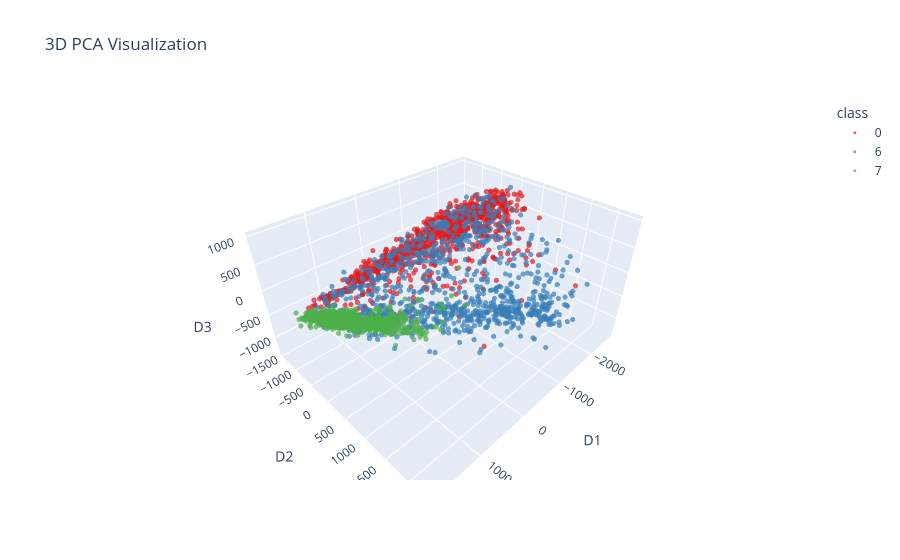

Here is the notebook cell this chart was saved with:
### Markdown cell above
## Use PCA for dimensionality Reduction and Plotting

### Code cell
pca_for_plot = PCA_custom(K=3)
pca_for_plot.fit(X_train)
x_train_for_plot = pca_for_plot.transform(X_train)

df = pd.DataFrame(x_train_for_plot, columns=['D1' , 'D2' , 'D3'])
df['class'] = Y_train.astype(str)

fig = px.scatter_3d(df,x='D1',y='D2',z='D3',color='class', color_discrete_sequence=px.colors.qualitative.Set1,title="3D PCA Visualization",opacity=0.7,size_max=3)
fig.update_traces(marker = dict(size=3))
fig.show()

### Figure 1 — Plotly figure (JSON) as saved in the notebook; plotly's stock layout.template omitted (floating-point values rounded to 4 significant figures; data arrays with more than 128 entries replaced by an {"elided": "..."} marker saying what was removed)
{"data": [{"hovertemplate": "class=0<br>D1=%{x}<br>D2=%{y}<br>D3=%{z}<extra></extra>", "legendgroup": "0", "marker": {"color": "rgb(228,26,28)", "opacity": 0.7, "size": 3, "symbol": "circle"}, "mode": "markers", "name": "0", "scene": "scene", "showlegend": true, "type": "scatter3d", "x": {"elided": "1000 float values"}, "y": {"elided": "1000 float values"}, "z": {"elided": "1000 float values"}}, {"hovertemplate": "class=6<br>D1=%{x}<br>D2=%{y}<br>D3=%{z}<extra></extra>", "legendgroup": "6", "marker": {"color": "rgb(55,126,184)", "opacity": 0.7, "size": 3, "symbol": "circle"}, "mode": "markers", "name": "6", "scene": "scene", "showlegend": true, "type": "scatter3d", "x": {"elided": "1000 float values"}, "y": {"elided": "1000 float values"}, "z": {"elided": "1000 float values"}}, {"hovertemplate": "class=7<br>D1=%{x}<br>D2=%{y}<br>D3=%{z}<extra></extra>", "legendgroup": "7", "marker": {"color": "rgb(77,175,74)", "opacity": 0.7, "size": 3, "symbol": "circle"}, "mode": "markers", "name": "7", "scene": "scene", "showlegend": true, "type": "scatter3d", "x": {"elided": "1000 float values"}, "y": {"elided": "1000 float values"}, "z": {"elided": "1000 float values"}}], "layout": {"legend": {"title": {"text": "class"}, "tracegroupgap": 0}, "scene": {"domain": {"x": [0, 1], "y": [0, 1]}, "xaxis": {"title": {"text": "D1"}}, "yaxis": {"title": {"text": "D2"}}, "zaxis": {"title": {"text": "D3"}}}, "title": {"text": "3D PCA Visualization"}}}
